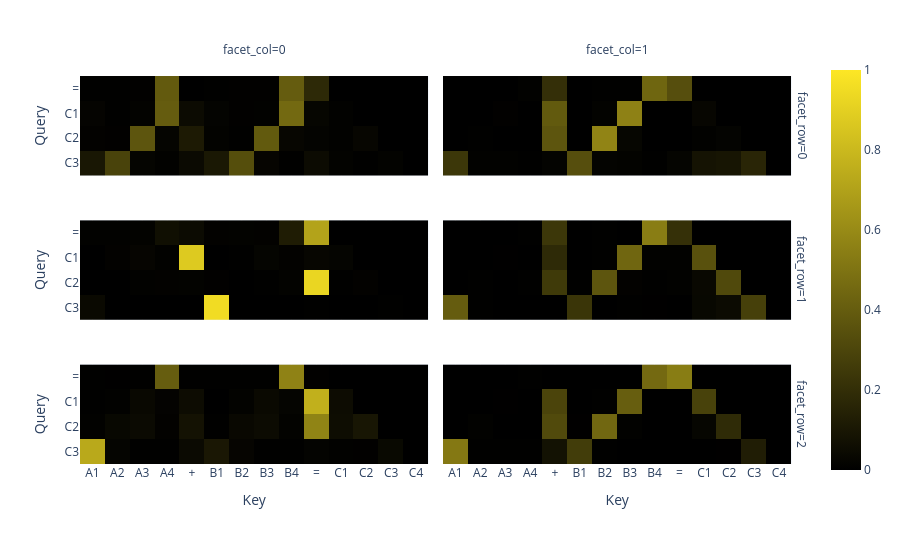

Notebook code for this chart:
### Code cell
labels = ['A1', 'A2', 'A3', 'A4', '+', 'B1', 'B2', 'B3', 'B4',  '=', 'C1', 'C2', 'C3', 'C4']

px.imshow(
    sum_avg_scores.detach().cpu().numpy(),
    facet_col=0,
    facet_row=1,
    labels=dict(x='Key', y='Query'),
    x=labels,
    y=labels[LOGIT_IDX],
    zmin=0,
    zmax=1,
    color_continuous_scale=[[0, 'black'], [1, '#fde725']],
)

### Figure 1 — Plotly figure (JSON) as saved in the notebook; plotly's stock layout.template omitted (floating-point values rounded to 4 significant figures)
{"data": [{"coloraxis": "coloraxis", "hovertemplate": "Key: %{x}<br>Query: %{y}<br>color: %{z}<extra></extra>", "name": "0", "type": "heatmap", "x": ["A1", "A2", "A3", "A4", "+", "B1", "B2", "B3", "B4", "=", "C1", "C2", "C3", "C4"], "xaxis": "x5", "y": ["=", "C1", "C2", "C3"], "yaxis": "y5", "z": [[0.003737, 0.00475, 0.006471, 0.3897, 0.001186, 0.004511, 0.006087, 0.006008, 0.3988, 0.1787, 0.0, 0.0, 0.0, 0.0], [0.01868, 0.005869, 0.01258, 0.3975, 0.04548, 0.01672, 0.006302, 0.00808, 0.455, 0.02471, 0.009092, 0.0, 0.0, 0.0], [0.009894, 0.006045, 0.3688, 0.02025, 0.1131, 0.01121, 0.005302, 0.3886, 0.02619, 0.01633, 0.007567, 0.02671, 0.0, 0.0], [0.09859, 0.2897, 0.01957, 0.007568, 0.04353, 0.1021, 0.336, 0.02204, 0.004985, 0.04556, 0.01209, 0.005004, 0.01326, 0.0]]}, {"coloraxis": "coloraxis", "hovertemplate": "Key: %{x}<br>Query: %{y}<br>color: %{z}<extra></extra>", "name": "1", "type": "heatmap", "x": ["A1", "A2", "A3", "A4", "+", "B1", "B2", "B3", "B4", "=", "C1", "C2", "C3", "C4"], "xaxis": "x6", "y": ["=", "C1", "C2", "C3"], "yaxis": "y6", "z": [[0.0001215, 0.0001794, 0.0004125, 0.007008, 0.2046, 0.0008724, 0.003188, 0.004391, 0.4403, 0.3389, 0.0, 0.0, 0.0, 0.0], [0.0008418, 0.001116, 0.006241, 0.001275, 0.3881, 0.001064, 0.01216, 0.5596, 0.001966, 0.001053, 0.02651, 0.0, 0.0, 0.0], [0.0005018, 0.005539, 0.0004641, 0.001418, 0.3672, 0.001342, 0.5721, 0.02472, 0.001903, 0.0008592, 0.008601, 0.01528, 0.0, 0.0], [0.237, 0.00848, 0.006592, 0.005582, 0.01711, 0.339, 0.01671, 0.01129, 0.004929, 0.02015, 0.08182, 0.09049, 0.1608, 0.0]]}, {"coloraxis": "coloraxis", "hovertemplate": "Key: %{x}<br>Query: %{y}<br>color: %{z}<extra></extra>", "name": "2", "type": "heatmap", "x": ["A1", "A2", "A3", "A4", "+", "B1", "B2", "B3", "B4", "=", "C1", "C2", "C3", "C4"], "xaxis": "x3", "y": ["=", "C1", "C2", "C3"], "yaxis": "y3", "z": [[0.00721, 0.008888, 0.01123, 0.06441, 0.0483, 0.01074, 0.01097, 0.01068, 0.1207, 0.7068, 0.0, 0.0, 0.0, 0.0], [0.0008987, 0.01078, 0.02195, 0.008428, 0.8741, 0.0003113, 0.005107, 0.02044, 0.0107, 0.02728, 0.02006, 0.0, 0.0, 0.0], [0.001874, 0.0008137, 0.009017, 0.01033, 0.01253, 0.006134, 0.0007293, 0.005444, 0.01198, 0.9256, 0.00552, 0.01006, 0.0, 0.0], [0.04, 0.0002954, 3.692e-05, 0.0002415, 6.942e-06, 0.952, 0.001315, 0.0001399, 0.0001821, 0.002497, 7.055e-05, 7.519e-06, 0.003249, 0.0]]}, {"coloraxis": "coloraxis", "hovertemplate": "Key: %{x}<br>Query: %{y}<br>color: %{z}<extra></extra>", "name": "3", "type": "heatmap", "x": ["A1", "A2", "A3", "A4", "+", "B1", "B2", "B3", "B4", "=", "C1", "C2", "C3", "C4"], "xaxis": "x4", "y": ["=", "C1", "C2", "C3"], "yaxis": "y4", "z": [[7.902e-05, 0.0003071, 0.0002384, 0.00525, 0.2378, 0.0008754, 0.003172, 0.00167, 0.5408, 0.2098, 0.0, 0.0, 0.0, 0.0], [0.0003551, 0.0002609, 0.002024, 0.0008393, 0.1823, 0.001572, 0.004012, 0.4414, 0.008773, 0.006844, 0.3516, 0.0, 0.0, 0.0], [0.0008213, 0.002301, 0.0004046, 0.002173, 0.2492, 0.002296, 0.3668, 0.01001, 0.00315, 0.00949, 0.0365, 0.3169, 0.0, 0.0], [0.3979, 0.003899, 0.0008846, 0.001676, 0.001497, 0.2282, 0.001913, 0.003172, 0.002159, 0.001769, 0.03247, 0.04691, 0.2776, 0.0]]}, {"coloraxis": "coloraxis", "hovertemplate": "Key: %{x}<br>Query: %{y}<br>color: %{z}<extra></extra>", "name": "4", "type": "heatmap", "x": ["A1", "A2", "A3", "A4", "+", "B1", "B2", "B3", "B4", "=", "C1", "C2", "C3", "C4"], "xaxis": "x", "y": ["=", "C1", "C2", "C3"], "yaxis": "y", "z": [[0.004104, 0.00207, 0.003017, 0.4047, 0.003599, 0.005264, 0.003708, 0.00283, 0.5645, 0.006167, 0.0, 0.0, 0.0, 0.0], [0.002238, 0.00953, 0.03658, 0.01496, 0.05138, 0.001585, 0.01207, 0.03801, 0.02125, 0.7625, 0.04993, 0.0, 0.0, 0.0], [0.008933, 0.03301, 0.04325, 0.01015, 0.07823, 0.00475, 0.03596, 0.04861, 0.01335, 0.5702, 0.05686, 0.09674, 0.0, 0.0], [0.7303, 0.02165, 0.004284, 0.004112, 0.04217, 0.1011, 0.02334, 0.003472, 0.002326, 0.01596, 0.008012, 0.006143, 0.03713, 0.0]]}, {"coloraxis": "coloraxis", "hovertemplate": "Key: %{x}<br>Query: %{y}<br>color: %{z}<extra></extra>", "name": "5", "type": "heatmap", "x": ["A1", "A2", "A3", "A4", "+", "B1", "B2", "B3", "B4", "=", "C1", "C2", "C3", "C4"], "xaxis": "x2", "y": ["=", "C1", "C2", "C3"], "yaxis": "y2", "z": [[2.114e-05, 0.0002646, 0.0001868, 0.002491, 5.927e-05, 3.13e-05, 0.0004624, 0.0003134, 0.4567, 0.5395, 0.0, 0.0, 0.0, 0.0], [9.308e-05, 0.0004258, 0.002153, 0.001794, 0.296, 0.000121, 0.005876, 0.4061, 0.001494, 0.0004588, 0.2854, 0.0, 0.0, 0.0], [0.0007746, 0.006635, 0.0008655, 0.001703, 0.3184, 0.002154, 0.4465, 0.007481, 0.001703, 0.00126, 0.02497, 0.1875, 0.0, 0.0], [0.5198, 0.005302, 0.002988, 0.002809, 0.07588, 0.262, 0.002555, 0.0005188, 0.0003468, 0.0003157, 0.0002693, 0.002164, 0.125, 0.0]]}], "layout": {"annotations": [{"font": {}, "showarrow": false, "text": "facet_col=0", "x": 0.24, "xanchor": "center", "xref": "paper", "y": 1.0, "yanchor": "bottom", "yref": "paper"}, {"font": {}, "showarrow": false, "text": "facet_col=1", "x": 0.74, "xanchor": "center", "xref": "paper", "y": 1.0, "yanchor": "bottom", "yref": "paper"}, {"font": {}, "showarrow": false, "text": "facet_row=2", "textangle": 90, "x": 0.98, "xanchor": "left", "xref": "paper", "y": 0.1567, "yanchor": "middle", "yref": "paper"}, {"font": {}, "showarrow": false, "text": "facet_row=1", "textangle": 90, "x": 0.98, "xanchor": "left", "xref": "paper", "y": 0.5, "yanchor": "middle", "yref": "paper"}, {"font": {}, "showarrow": false, "text": "facet_row=0", "textangle": 90, "x": 0.98, "xanchor": "left", "xref": "paper", "y": 0.8433, "yanchor": "middle", "yref": "paper"}], "coloraxis": {"cmax": 1, "cmin": 0, "colorscale": [[0, "black"], [1, "#fde725"]]}, "margin": {"t": 60}, "xaxis": {"anchor": "y", "constrain": "domain", "domain": [0, 0.48], "scaleanchor": "y", "title": {"text": "Key"}}, "xaxis2": {"anchor": "y2", "domain": [0.5, 0.98], "matches": "x", "title": {"text": "Key"}}, "xaxis3": {"anchor": "y3", "domain": [0, 0.48], "matches": "x", "showticklabels": false}, "xaxis4": {"anchor": "y4", "domain": [0.5, 0.98], "matches": "x", "showticklabels": false}, "xaxis5": {"anchor": "y5", "domain": [0, 0.48], "matches": "x", "showticklabels": false}, "xaxis6": {"anchor": "y6", "domain": [0.5, 0.98], "matches": "x", "showticklabels": false}, "yaxis": {"anchor": "x", "autorange": "reversed", "constrain": "domain", "domain": [0, 0.3133], "title": {"text": "Query"}}, "yaxis2": {"anchor": "x2", "domain": [0, 0.3133], "matches": "y", "showticklabels": false}, "yaxis3": {"anchor": "x3", "domain": [0.3433, 0.6567], "matches": "y", "title": {"text": "Query"}}, "yaxis4": {"anchor": "x4", "domain": [0.3433, 0.6567], "matches": "y", "showticklabels": false}, "yaxis5": {"anchor": "x5", "domain": [0.6867, 1.0], "matches": "y", "title": {"text": "Query"}}, "yaxis6": {"anchor": "x6", "domain": [0.6867, 1.0], "matches": "y", "showticklabels": false}}}
